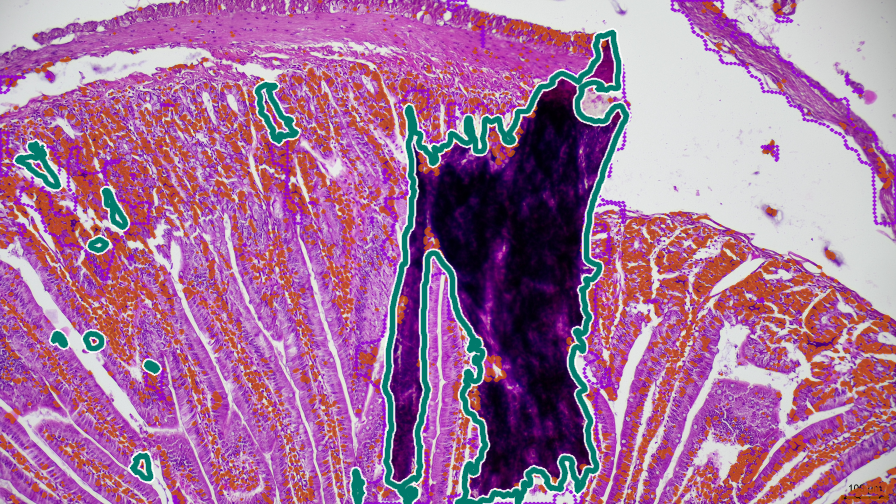
#> input picture reports/benchmark_findings_2026-08-27/qualitative_cache/case4_Small_Intestine_Fold_-20260413150334899_be5b63afe2f5.png, 896 x 504 px
$ python -i visualization.py   (imports and definitions only)
#> lines starting #> are read from the running program, lines starting #| are printed output that depends on the picture
"""Small OpenCV-only visualization helpers for QC error review."""

from __future__ import annotations

from pathlib import Path

import cv2
import numpy as np


def robust_uint8(image: np.ndarray) -> np.ndarray:
    """Convert an arbitrary HxW[xC] image to displayable BGR uint8."""

    array = np.asarray(image)
    if array.ndim == 2:
        array = array[..., None]
    if array.ndim != 3:
        raise ValueError(f"Expected HxW or HxWxC image, got {array.shape}")

    channels: list[np.ndarray] = []
    for index in range(min(array.shape[-1], 3)):
        channel = array[..., index].astype(np.float32)
        finite = np.isfinite(channel)
        if not finite.any():
            channels.append(np.zeros(channel.shape, dtype=np.uint8))
            continue
        low, high = np.percentile(channel[finite], (1.0, 99.0))
        if high <= low:
            scaled = np.zeros_like(channel)
        else:
            scaled = np.clip((channel - low) / (high - low), 0.0, 1.0)
        channels.append(np.rint(255.0 * scaled).astype(np.uint8))
#> this loop made 3 passes
#> (low, high) on passes 1 to 3: (0, 235), (0, 234), (18, 236)
#> pass 1, in robust_uint8, `channel = array[..., index].astype(np.float32)`:
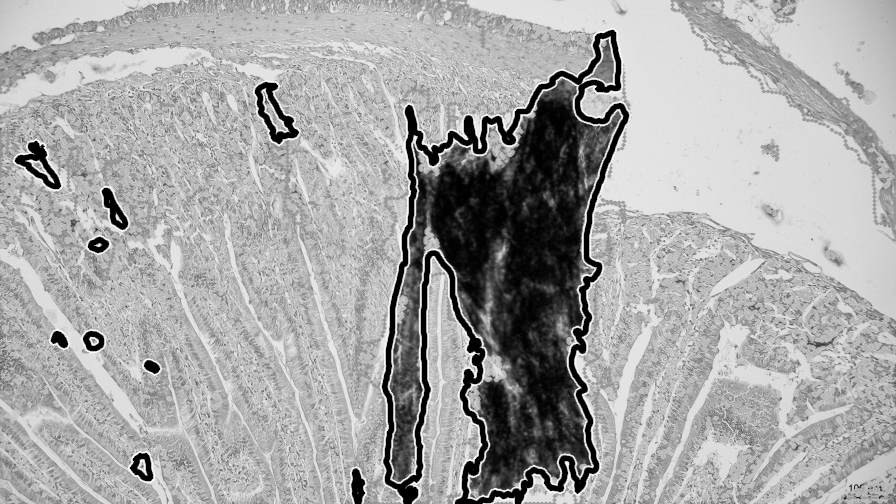
#> channel: shape (504, 896) float32; min 0, max 253, mean 166.5
#> pass 2, in robust_uint8, `channel = array[..., index].astype(np.float32)`:
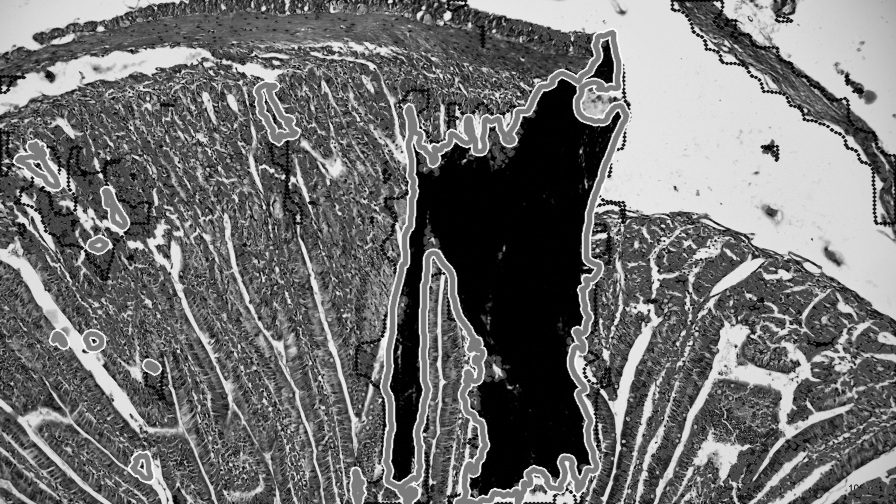
#> channel: shape (504, 896) float32; min 0, max 253, mean 112.7
#> after the loop:
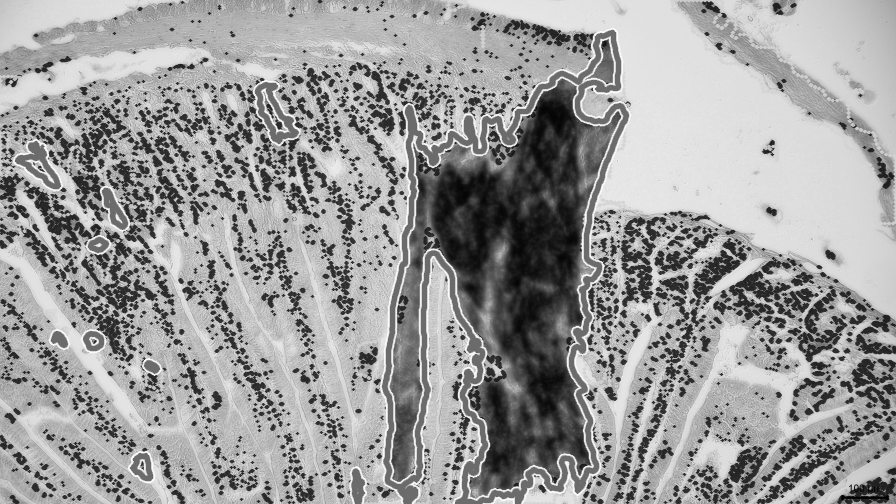
#> channel: shape (504, 896) float32; min 0, max 252, mean 155.6
#> after the loop, channels = 3 items

    if len(channels) == 1:
        rgb = np.repeat(channels[0][..., None], 3, axis=-1)
    else:
        while len(channels) < 3:
            channels.append(channels[-1])
#> this loop made 0 passes
        rgb = np.stack(channels[:3], axis=-1)
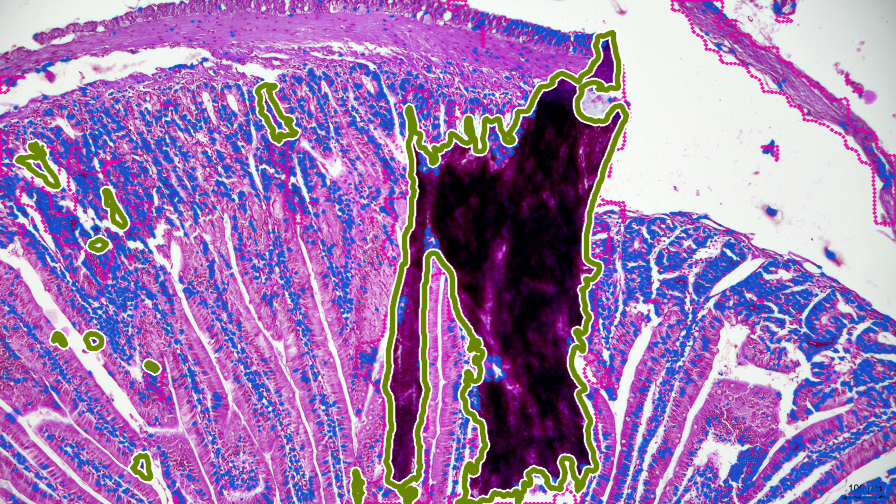
#> rgb: shape (504, 896, 3); mean of channels 0, 1, 2 180.6, 122.7, 160.9; drawn as B, G, R
    # OpenCV writes BGR. H&E data arrive as RGB; fluorescence is a synthetic
    # structural composite, for which this conversion is also deterministic.
    return cv2.cvtColor(rgb, cv2.COLOR_RGB2BGR)


def _contours(mask: np.ndarray) -> list[np.ndarray]:
    binary = np.asarray(mask, dtype=np.uint8)
    contours, _ = cv2.findContours(binary, cv2.RETR_EXTERNAL, cv2.CHAIN_APPROX_SIMPLE)
    return contours


def qc_overlay(
    image: np.ndarray,
    *,
    target_fold: np.ndarray | None = None,
    target_crack: np.ndarray | None = None,
    prediction: np.ndarray | None = None,
    alpha: float = 0.34,
) -> np.ndarray:
    """Render target regions and prediction contours without hiding errors.

    Target fold is green, target crack is cyan, and prediction boundaries are
    red.  The deliberately distinct encodings make false positives and misses
    visible instead of blending two masks into a single success color.
    """

    canvas = robust_uint8(image)
    fill = canvas.copy()
    if target_fold is not None:
        fill[np.asarray(target_fold, dtype=bool)] = (40, 190, 40)
    if target_crack is not None:
        fill[np.asarray(target_crack, dtype=bool)] = (220, 190, 20)
    canvas = cv2.addWeighted(fill, alpha, canvas, 1.0 - alpha, 0.0)
    if prediction is not None:
        cv2.drawContours(canvas, _contours(prediction), -1, (20, 20, 240), 2)
    return canvas


def write_overlay(path: str | Path, image: np.ndarray, **kwargs: object) -> Path:
    destination = Path(path)
    destination.parent.mkdir(parents=True, exist_ok=True)
    rendered = qc_overlay(image, **kwargs)
    if not cv2.imwrite(str(destination), rendered):
        raise OSError(f"OpenCV could not write overlay to {destination}")
    return destination


__all__ = ["qc_overlay", "robust_uint8", "write_overlay"]

>>> import cv2
>>> picture = cv2.cvtColor(cv2.imread('../../reports/benchmark_findings_2026-08-27/qualitative_cache/case4_Small_Intestine_Fold_-20260413150334899_be5b63afe2f5.png'), cv2.COLOR_BGR2RGB)
>>> result = qc_overlay(picture)

$ run again, on reports/benchmark_findings_2026-08-27/qualitative_cache/case1_Brain_Fold_-20260410140426972_f43adca74814.png
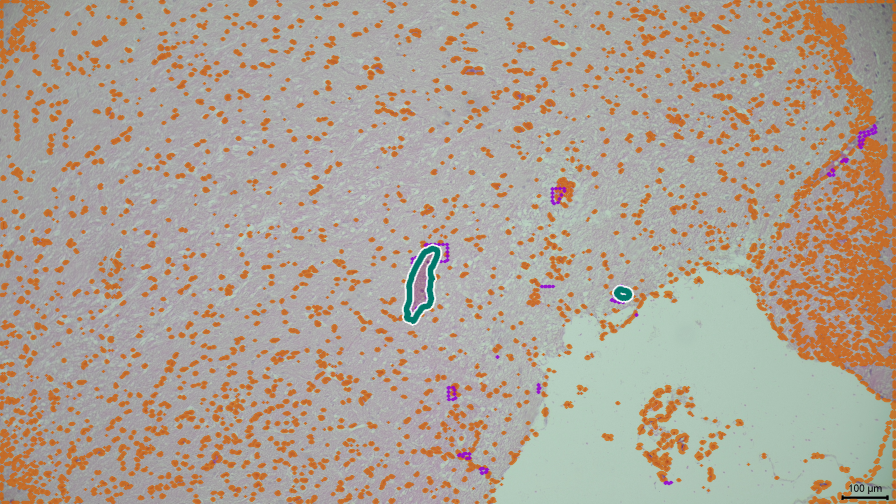
#> input picture reports/benchmark_findings_2026-08-27/qualitative_cache/case1_Brain_Fold_-20260410140426972_f43adca74814.png, 896 x 504 px
#> the loop in robust_uint8, `for index in range(min(array.shape[-1], 3)):` made 3 passes
#> (low, high) on passes 1 to 3: (138, 202), (102, 205), (40, 191)
#> after the loop in robust_uint8, `for index in range(min(array.shape[-1], 3)):`:
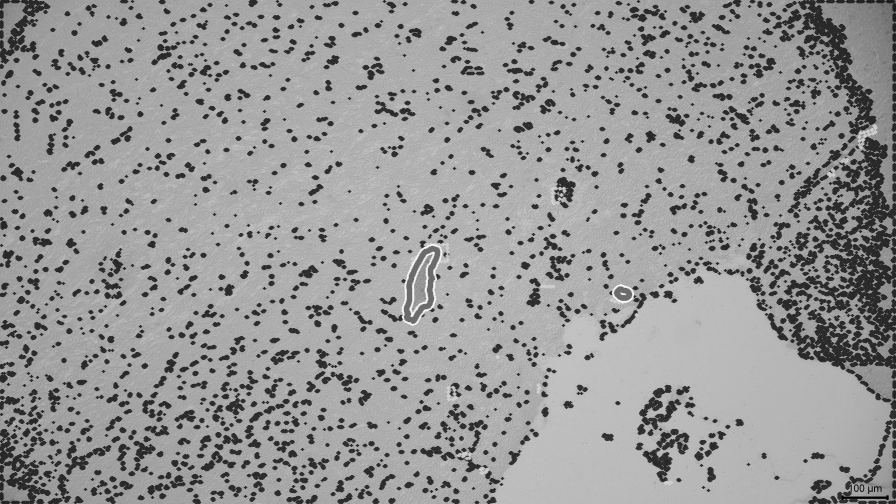
#> channel: shape (504, 896) float32; min 0, max 251, mean 151.6
#> after the loop in robust_uint8, `for index in range(min(array.shape[-1], 3)):`: channels = 3 items
#> in robust_uint8, `rgb = np.stack(channels[:3], axis=-1)`:
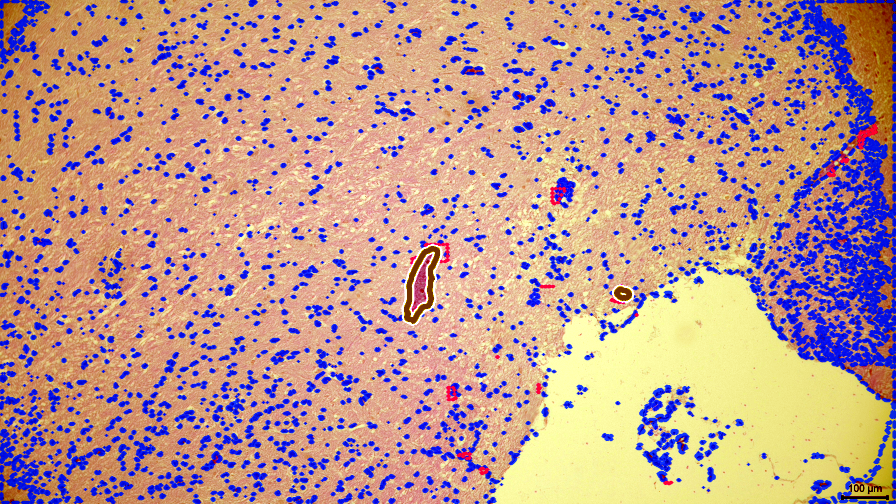
#> rgb: shape (504, 896, 3); mean of channels 0, 1, 2 142.9, 151.8, 188.3; drawn as B, G, R

$ run again, on reports/benchmark_findings_2026-08-27/qualitative_cache/case2_Kidney__Fold_-20260409155008912_19c6e416eb54.png
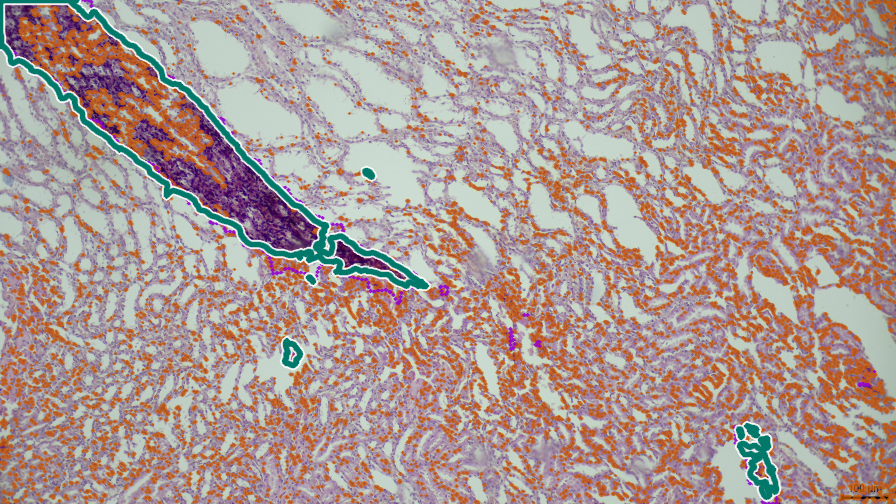
#> input picture reports/benchmark_findings_2026-08-27/qualitative_cache/case2_Kidney__Fold_-20260409155008912_19c6e416eb54.png, 896 x 504 px
#> the loop in robust_uint8, `for index in range(min(array.shape[-1], 3)):` made 3 passes
#> (low, high) on passes 1 to 3: (0, 207), (30, 221), (33, 210)
#> after the loop in robust_uint8, `for index in range(min(array.shape[-1], 3)):`:
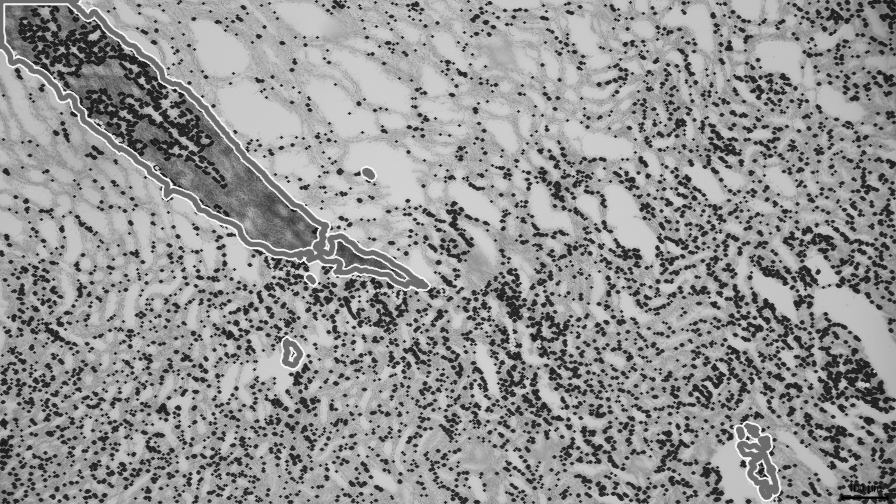
#> channel: shape (504, 896) float32; min 0, max 251, mean 148.2
#> after the loop in robust_uint8, `for index in range(min(array.shape[-1], 3)):`: channels = 3 items
#> in robust_uint8, `rgb = np.stack(channels[:3], axis=-1)`:
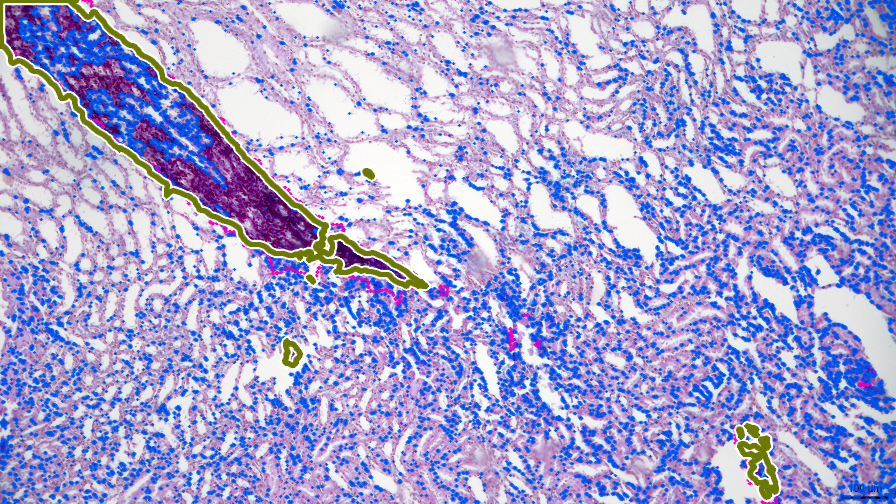
#> rgb: shape (504, 896, 3); mean of channels 0, 1, 2 211.4, 163.5, 165.6; drawn as B, G, R

$ run again, on reports/benchmark_findings_2026-08-27/qualitative_cache/case3_Liver__Fold_-20260406110823972_c707cacc6327.png
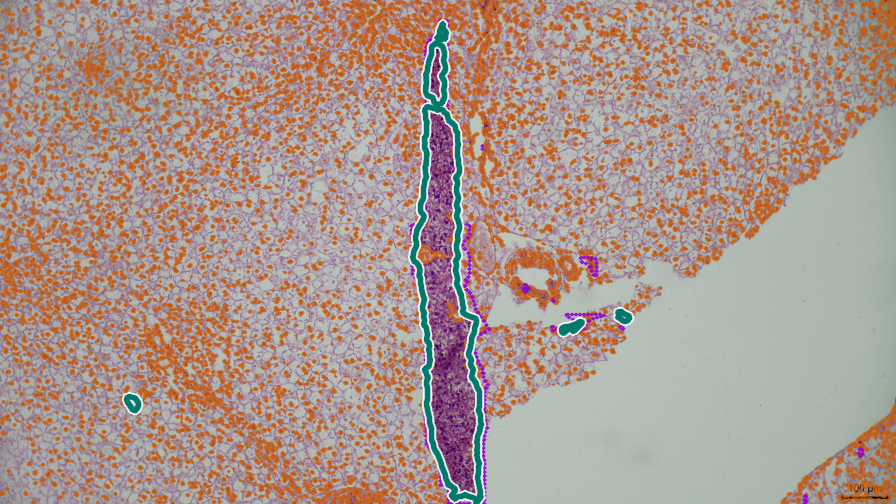
#> input picture reports/benchmark_findings_2026-08-27/qualitative_cache/case3_Liver__Fold_-20260406110823972_c707cacc6327.png, 896 x 504 px
#> the loop in robust_uint8, `for index in range(min(array.shape[-1], 3)):` made 3 passes
#> (low, high) on passes 1 to 3: (0, 204), (54, 196), (34, 202)
#> after the loop in robust_uint8, `for index in range(min(array.shape[-1], 3)):`:
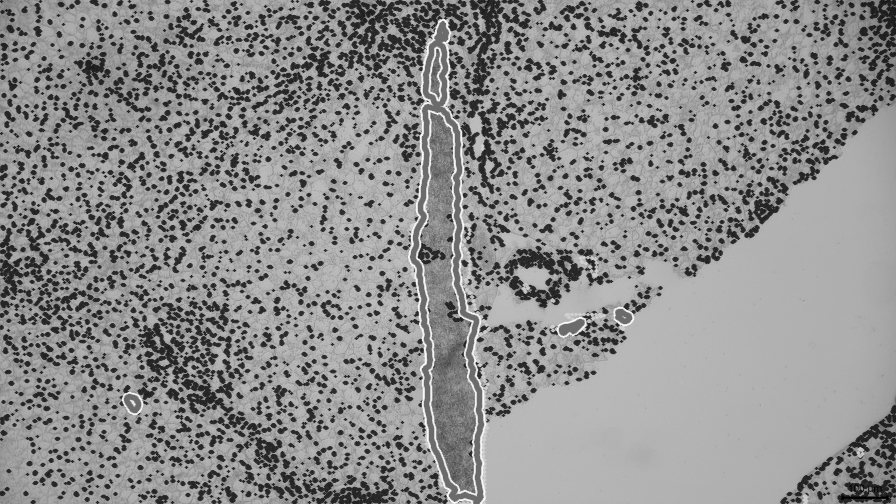
#> channel: shape (504, 896) float32; min 0, max 251, mean 141.2
#> after the loop in robust_uint8, `for index in range(min(array.shape[-1], 3)):`: channels = 3 items
#> in robust_uint8, `rgb = np.stack(channels[:3], axis=-1)`:
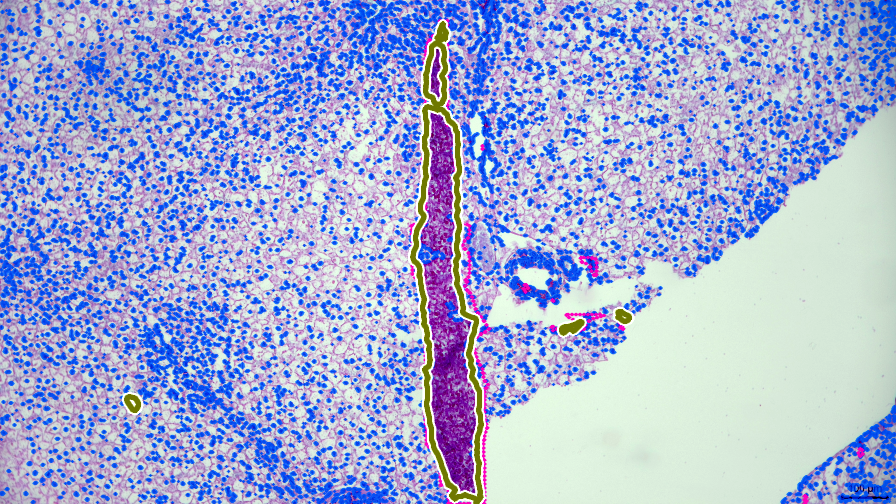
#> rgb: shape (504, 896, 3); mean of channels 0, 1, 2 213.9, 172.8, 162.4; drawn as B, G, R
